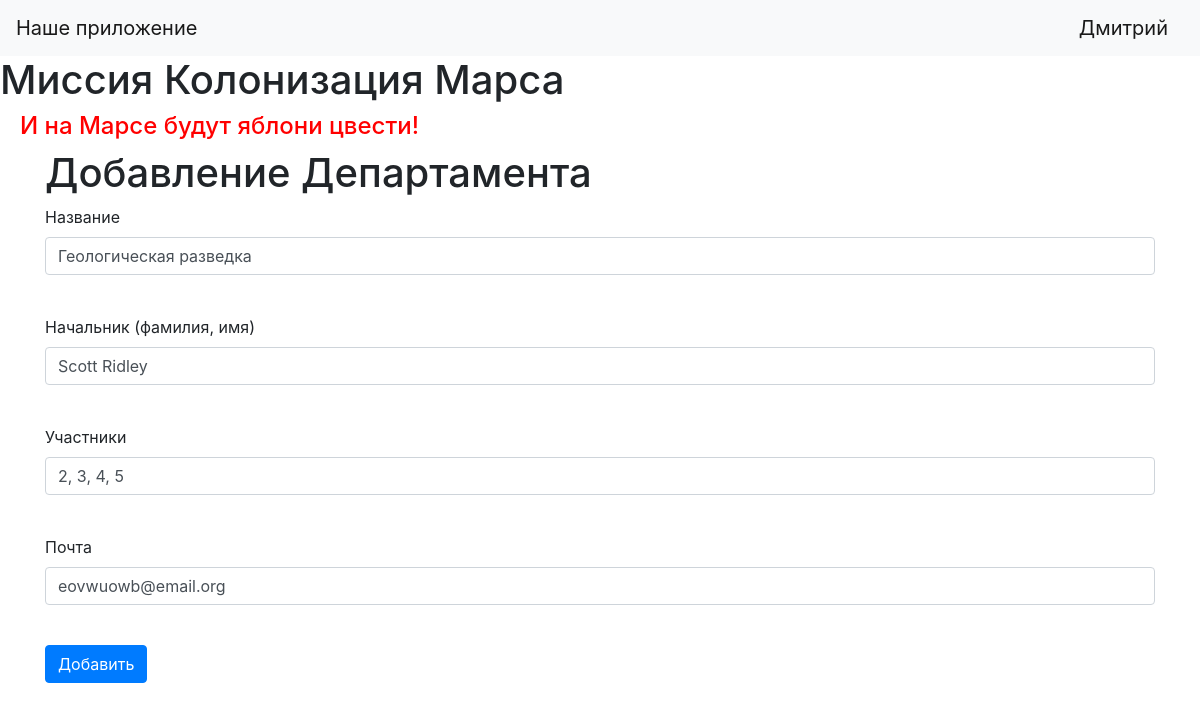
The page /edit_department/1 (signed in) on the database its author committed.
### data/users.py (models this page shows, shortened)
class User(SqlAlchemyBase, UserMixin):
    __tablename__ = 'users'
    id = sqlalchemy.Column(sqlalchemy.Integer,
                           primary_key=True, autoincrement=True)
    surname = sqlalchemy.Column(sqlalchemy.String)
    name = sqlalchemy.Column(sqlalchemy.String)
    age = sqlalchemy.Column(sqlalchemy.Integer)
    position = sqlalchemy.Column(sqlalchemy.String)
    speciality = sqlalchemy.Column(sqlalchemy.String)
    address = sqlalchemy.Column(sqlalchemy.String)
    email = sqlalchemy.Column(sqlalchemy.String,
                              unique=True)
    hashed_password = sqlalchemy.Column(sqlalchemy.String)
    modified_date = sqlalchemy.Column(sqlalchemy.DateTime,
                                      default=datetime.datetime.now)
    jobs = orm.relationship("Jobs", back_populates='user')

### data/departments.py (models this page shows, shortened)
class Department(SqlAlchemyBase):
    __tablename__ = "departments"
    id = sqlalchemy.Column(sqlalchemy.Integer, primary_key=True, autoincrement=True)
    title = sqlalchemy.Column(sqlalchemy.String)
    chief = sqlalchemy.Column(sqlalchemy.Integer, sqlalchemy.ForeignKey("users.id"))
    members = sqlalchemy.Column(sqlalchemy.Integer)
    email = sqlalchemy.Column(sqlalchemy.String)
    user = orm.relationship("User")

### main.py (the view, shortened to what this page needs)
@app.route("/edit_department/<int:id>", methods=["GET", "POST"])
@login_required
def edit_departments(id):
    form = DepartmentsForm()
    if request.method == "GET":
        db_sess = db_session.create_session()
        dep = db_sess.query(Department).filter(Department.id == id).first()
        if dep:
            form.title.data = dep.title
            form.chief.data = dep.user.surname + " " + dep.user.name
            form.members.data = dep.members
            form.email.data = dep.email
        else:
            abort(404)
    return render_template('add_departments.html',
                           title='Редактирование департамента',
                           form=form, err="")

### forms/departments.py
class DepartmentsForm(FlaskForm):
    title = StringField("Название", validators=[DataRequired()])
    chief = StringField("Начальник (фамилия, имя)", validators=[DataRequired()])
    members = StringField("Участники", validators=[DataRequired()])
    email = EmailField("Почта", validators=[DataRequired()])
    submit = SubmitField("Добавить")

### data/db_session.py (called while the page is built)
def create_session() -> Session:
    global __factory
    return __factory()

### main.py (called while the page is built)
@login_manager.user_loader
def load_user(user_id):
    db_sess = db_session.create_session()
    return db_sess.query(User).get(user_id)

### templates/add_departments.html (shortened to what this page needs)
{% extends "base.html" %}
{% block content %}
<h1>Добавление Департамента</h1>
<form action="" method="post">
    <p>
        {{ form.title.label }}<br>
        {{ form.title(class="form-control") }}<br>
    </p>
    <p>
        {{ form.chief.label }}<br>
        {{ form.chief(class="form-control") }}<br>
    </p>
    <p>
        {{ form.members.label }}<br>
        {{ form.members(class="form-control") }}<br>
    </p>
    <p>
        {{ form.email.label }}<br>
        {{ form.email(class="form-control") }}<br>
    </p>
    <p>{{ form.submit(type="submit", class="btn btn-primary") }}</p>
</form>
{% endblock %}

### templates/base.html (shortened to what this page needs)
<!doctype html>
<html lang="en">
<head>
    <link rel="stylesheet"
          href="https://stackpath.bootstrapcdn.com/bootstrap/4.4.1/css/bootstrap.min.css"
>
    <link rel="stylesheet" type="text/css" href="{{url_for('static', filename='css/style.css')}}"/>
</head>
<body>
<header>
    <nav class="navbar navbar-light bg-light">
        <a class="navbar-brand" href="#">Наше приложение</a>
        {% if current_user.is_authenticated %}
        <a class="navbar-brand" href="/logout">{{ current_user.name }}</a>
        {% else %}
        <p>
            <a class="btn btn-primary " href="/register">Зарегистрироваться</a>
            <a class="btn btn-success" href="/login">Войти</a>
        </p>
        {% endif %}
    </nav>
</header>
<h1>Миссия Колонизация Марса</h1>
<h4>И на Марсе будут яблони цвести!</h4>
<main role="main" class="container">
    {% block content %}{% endblock %}
</main>
</body>

### static/css/style.css (style rules this page uses)
h4 { color: #ff0000; padding-left: 20px; }

### rows shown on the page
User: name "Дмитрий"
Department: title "Геологическая разведка", chief "Scott Ridley", members "2, 3, 4, 5", email "eovwuowb@email.org"
